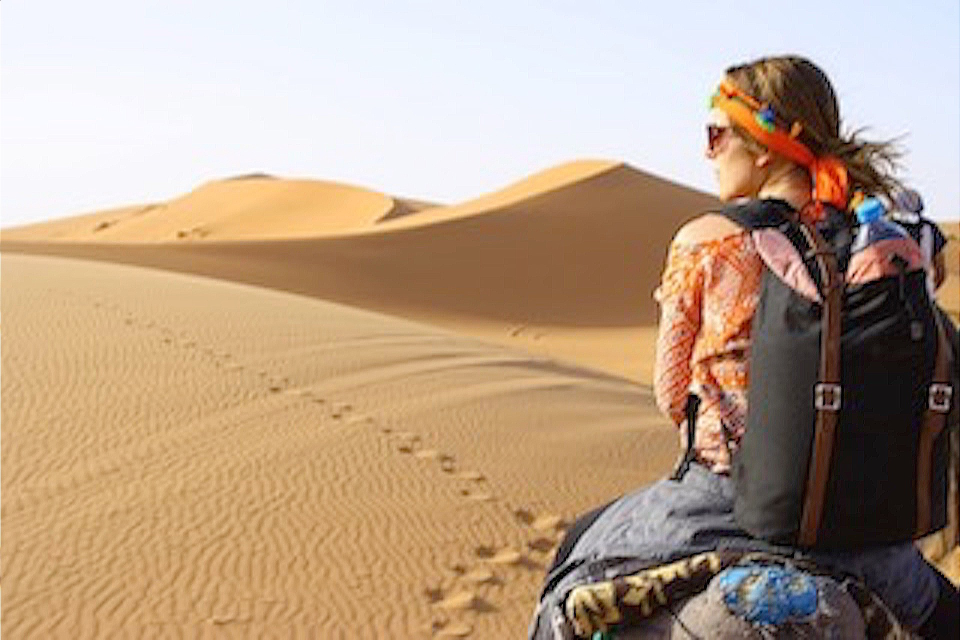
#> input picture ex4/in/desert_low_res.jpg, 1920 x 1280 px (shown at 1/2 size)
$ python ex4.py
#> lines starting #> are read from the running program, lines starting #| are printed output that depends on the picture
import numpy as np
import cv2
from matplotlib import pyplot as plt
from PIL import Image


def backWarp(src, dest, dest_cords):
    """
    Performs a backward warping operation to map pixels from a source image to a destination image.

    Args:
        src: The source image.
        dest: The destination image.
        dest_cords: The destination coordinates.

    Returns:
        The warped image.
    """
    h, w = dest.shape[:2]
    bh, bw = src.shape[:2]
    for i in range(h):
        for j in range(w):
            x, y = dest_cords[i*w+j, 0], dest_cords[i*w+j, 1]
            if (x < 0 or x > bw-1 or y < 0 or y > bh-1):
                continue
            dest[i, j] = src[int(y), int(x)]*(1-x % 1)*(1-y % 1) +\
                src[int(y), min(int(x)+1, bw-1)]*(x % 1)*(1-y % 1) +\
                src[min(int(y)+1, bh-1), int(x)]*(1-x % 1)*(y % 1) + \
                src[min(int(y)+1, bh-1), min(int(x)+1, bw-1)]*(x % 1)*(y % 1)
    return dest


if __name__ == "__main__":
    # first read the images
    image1 = np.asarray(Image.open('./in/desert_low_res.jpg'))
#> image1 is the input picture: shape (1280, 1920, 3); mean R, G, B 184, 159.2, 136.3
    image2 = np.asarray(Image.open('./in/desert_high_res.png'))
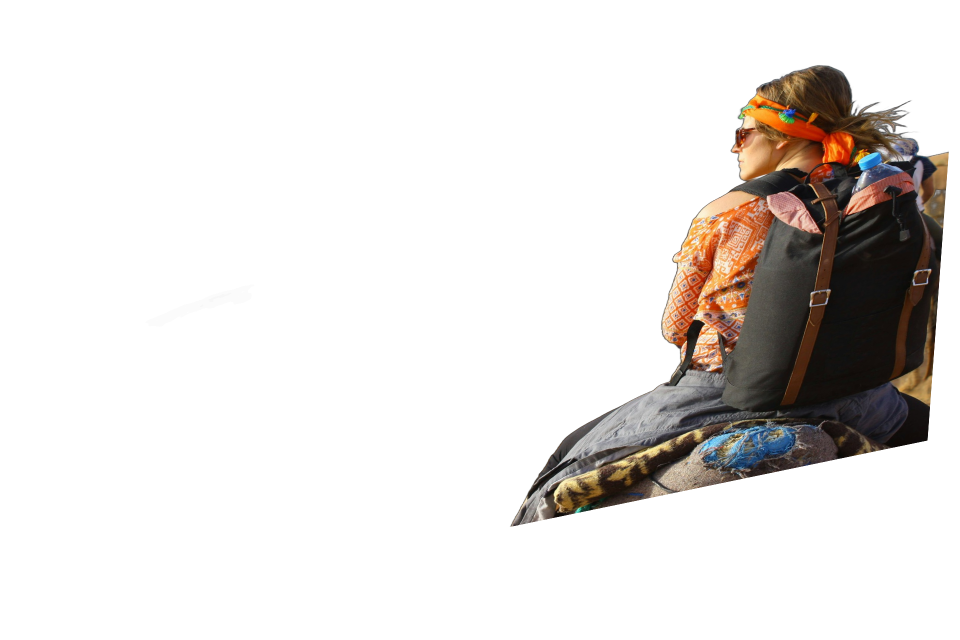
#> input picture ex4/in/desert_high_res.png, 1920 x 1280 px (shown at 1/2 size)
#> image2 is the input picture: shape (1280, 1920, 4); mean R, G, B, A 16.2, 12.9, 10.6, 42.6

    # seperating the mask from image 2
    mask = image2[:, :, 3]
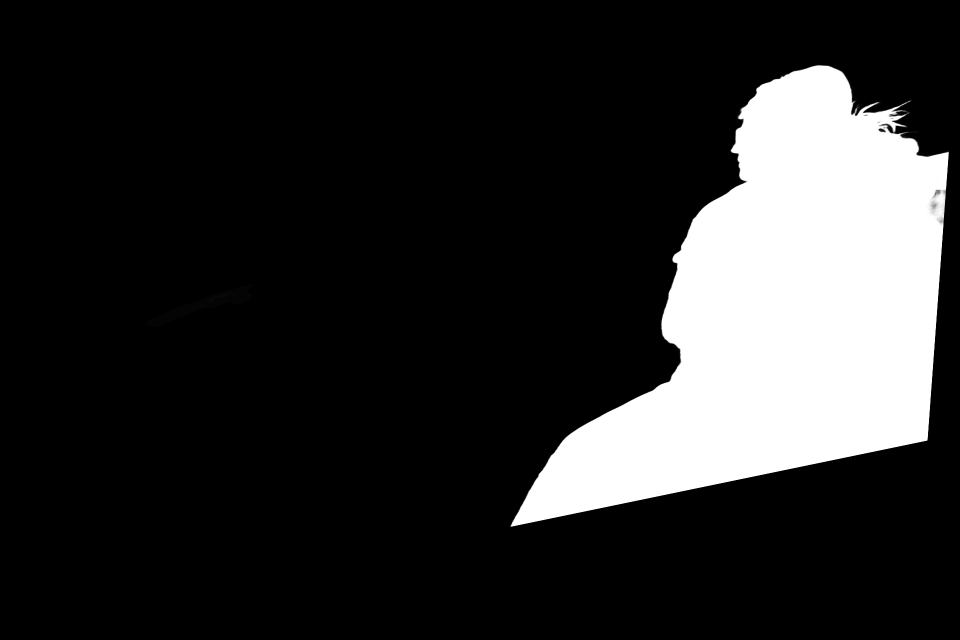
#> mask: shape (1280, 1920) (shown at 1/2 size); min 0, max 255, mean 42.6
    image2 = image2[:, :, :3]
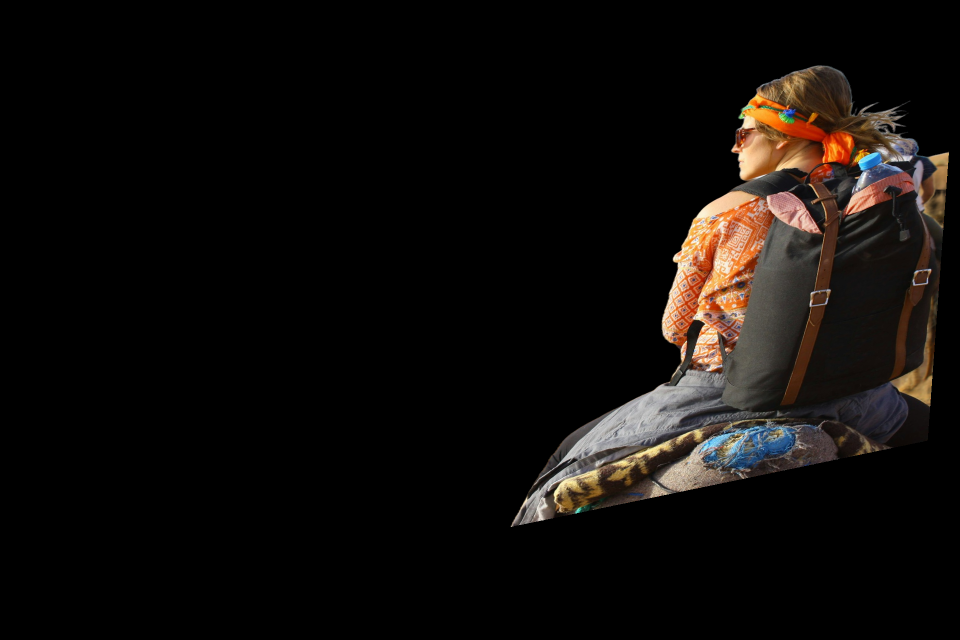
#> image2: shape (1280, 1920, 3) (shown at 1/2 size); mean R, G, B 16.2, 12.9, 10.6

    # find intrest points using harris for image 1 on 2 scales below
    image1grays = cv2.pyrDown(cv2.pyrDown(cv2.cvtColor(
        image1.astype('float32'), cv2.COLOR_RGB2GRAY)))
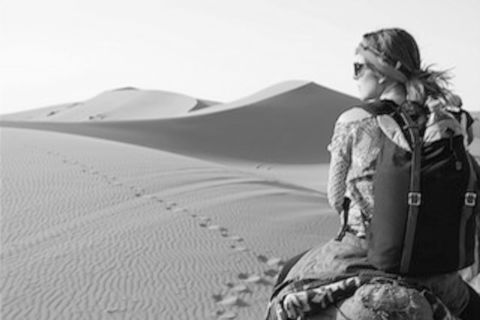
#> image1grays: shape (320, 480) float32; min 5.1, max 251.1, mean 164.2
    image2grays = cv2.pyrDown(cv2.pyrDown(cv2.cvtColor(
        image2.astype('float32'), cv2.COLOR_RGB2GRAY)))
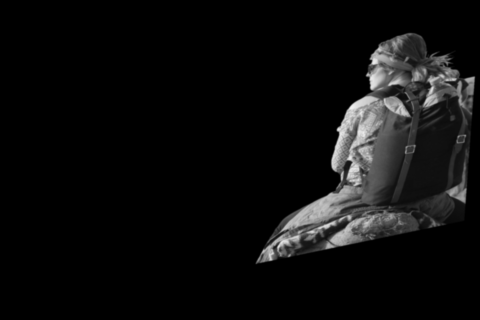
#> image2grays: shape (320, 480) float32; min 0, max 240.7, mean 13.6
    intrestPointImage1 = cv2.goodFeaturesToTrack(
        image1grays, 50, 0.01, 10)[:, 0, :]
#> intrestPointImage1 = 50 pairs, first value 197 to 475, second value 31 to 317
    intrestPointImage2 = cv2.goodFeaturesToTrack(
        image2grays, 50, 0.01, 10)[:, 0, :]
#> intrestPointImage2 = 50 pairs, first value 257 to 473, second value 46 to 262

    ############################## find the best matches between the intrest points of both images ##############################

    NN = 2
    pairs = []
    for pt1 in intrestPointImage1.astype(int):
        for pt2 in intrestPointImage2.astype(int):
            if np.median(np.abs(image1grays[pt1[1]-NN:pt1[1]+NN+1, pt1[0]-NN:pt1[0]+NN+1] - image2grays[pt2[1]-NN:pt2[1]+NN+1, pt2[0]-NN:pt2[0]+NN+1])) < 20:
                pairs.append([pt1, pt2])
#> this loop made 50 passes
#> pt1 on passes 1 to 12: [460, 109], [355, 64], [364, 36], [342, 211], [430, 112], [380, 98], [338, 287], [366, 222], [285, 295], [378, 117], [353, 280], [426, 70]
#> after the loop, pairs = 58 items, first 6: [[355, 64], [353, 149]], [[342, 211], [423, 69]], [[430, 112], [351, 162]], [[430, 112], [431, 86]], [[380, 98], [388, 85]], [[380, 98], [423, 69]]
    pairs = np.array(pairs)
    print("number of pairs: ", pairs.shape[0])
#| number of pairs:  58

    ############################## find the best transformation matrix between the intrest points of both images ##############################
    pairs = np.pad(pairs, ((0, 0), (0, 0), (0, 1)),
                   'constant', constant_values=1).astype('float32')
    pairs[:, :, :] -= [image1grays.shape[1]//2, image1grays.shape[0]//2, 0.5]
    bestMatrix = np.eye(3)
    bestMatches = 0
    for i in range(10000):
        selected = pairs[np.random.randint(0, pairs.shape[0], 3)]
        aPoints = selected[:, 0]
        bPoints = selected[:, 1]
        if (np.linalg.det(bPoints) == 0):
            continue
#> (the run stopped early here; a loop or call above may not have finished)
